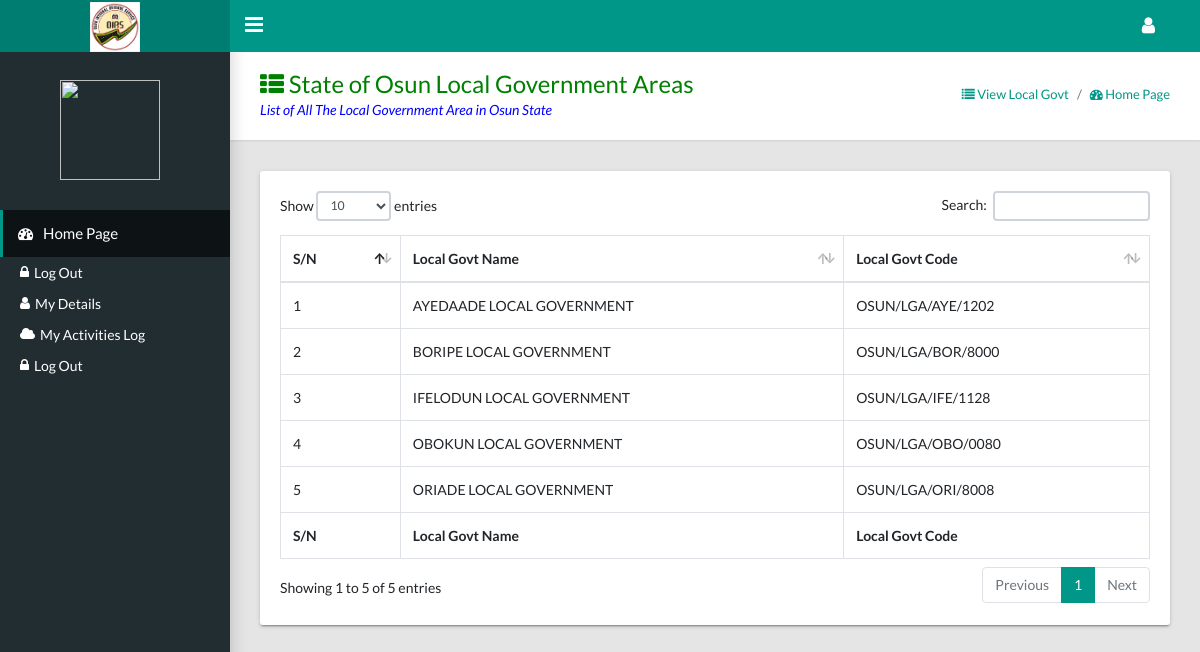
Screenshot of /director/view-all-local-govt.php with the database file from the repository.
### tables this page shows
CREATE TABLE `local_govt` (
  `local_govt_id` int(255) NOT NULL,
  `local_govt_name` text NOT NULL,
  `local_govt_code` varchar(255) NOT NULL,
  `time_added` timestamp NOT NULL DEFAULT CURRENT_TIMESTAMP ON UPDATE CURRENT_TIMESTAMP
);

### director/view-all-local-govt.php (the view, shortened to what this page needs)
<?php
    require '../header.php';
    require '../side-bar.php';
?>
<main class="app-content">
    <div class="app-title">
        <div>
            <h1 style="color: green"><i class="fa fa-th-list"></i> State of Osun Local Government Areas</h1>
            <p style="color: blue">List of All The Local Government Area in Osun State</p>
        </div>
        <ul class="app-breadcrumb breadcrumb side">
            <li class="breadcrumb-item active"><a href="view-all-local-govt.php"><i class="fa fa-list"></i> View Local Govt </a></li>
            <li class="breadcrumb-item"><a href="./"><i class="fa fa-dashboard"></i> Home Page</a></li>
        </ul>
    </div>
    <div class="row">
        <div class="col-md-12">
            <div class="col-md-12">
            </div>
            <div class="tile">
                <div class="tile-body"><?php
                    $min = $db->prepare("SELECT * FROM local_govt ORDER BY local_govt_name ASC");
                    $min->execute();
                    if($min->rowCount()==0){ ?>
                        <h5><p style="color: red">The Local Government List is Empty, Please Click on Add Local Government To Add Local Government To The Minsitry List</p></h5><?php
                    }else{ ?>
                        <table class="table table-hover table-bordered" id="sampleTable">
                            <thead>
                                <tr>
                                    <th>S/N</th>
                                    <th>Local Govt Name</th>
                                    <th>Local Govt Code</th>
                                </tr>
                            </thead>
                            <tfoot>
                                <tr>
                                    <th>S/N</th>
                                    <th>Local Govt Name</th>
                                    <th>Local Govt Code</th>
                                </tr>
                            </tfoot>
                            <tbody><?php
                                $y=1;
                                while($see_Local =$min->fetch()){ ?>
                                    <tr>
                                        <td><?php echo $y ?></td>
                                        <td><?php echo $name = $see_Local['local_govt_name']; ?></td>
                                        <td><?php echo $code =$see_Local['local_govt_code']; ?></td>
                                    </tr><?php
                                    $y++;
                                } ?>
                            </tbody>
                        </table><?php
                    } ?>
                </div>
            </div>
        </div>
    </div>
</main>
<?php require '../table-footer.php'; require '../alert.php'; ?>

### rows the page displays
local_govt: local_govt_name "AYEDAADE LOCAL GOVERNMENT", local_govt_code "OSUN/LGA/AYE/1202"
local_govt: local_govt_name "BORIPE LOCAL GOVERNMENT", local_govt_code "OSUN/LGA/BOR/8000"
local_govt: local_govt_name "IFELODUN LOCAL GOVERNMENT", local_govt_code "OSUN/LGA/IFE/1128"
local_govt: local_govt_name "OBOKUN LOCAL GOVERNMENT", local_govt_code "OSUN/LGA/OBO/0080"
local_govt: local_govt_name "ORIADE LOCAL GOVERNMENT", local_govt_code "OSUN/LGA/ORI/8008"
